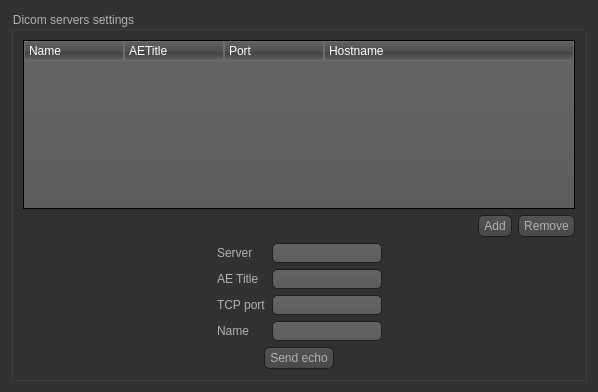
<?xml version="1.0" encoding="UTF-8"?>
<ui version="4.0">
 <class>QtDcmServersDicomSettingsWidget</class>
 <widget class="QWidget" name="QtDcmServersDicomSettingsWidget">
  <property name="geometry">
   <rect>
    <x>0</x>
    <y>0</y>
    <width>598</width>
    <height>392</height>
   </rect>
  </property>
  <property name="windowTitle">
   <string>Form</string>
  </property>
  <property name="styleSheet">
   <string notr="true">* {
	font: 10pt &quot;Lucida Sans&quot;;
}

QToolTip
{
     border: 1px solid black;
     background-color: #ffa02f;
     padding: 1px;
     border-radius: 3px;
     opacity: 100;
}

QWidget
{
    color: #b1b1b1;
    background-color: #323232;
}

QWidget:item:hover
{
    background-color: QLinearGradient( x1: 0, y1: 0, x2: 0, y2: 1, stop: 0 #ffa02f, stop: 1 #ca0619);
    color: #000000;
}

QWidget:item:selected
{
    background-color: QLinearGradient( x1: 0, y1: 0, x2: 0, y2: 1, stop: 0 #ffa02f, stop: 1 #d7801a);
}

QMenuBar::item
{
    background: transparent;
}

QMenuBar::item:selected
{
    background: transparent;
    border: 1px solid #ffaa00;
}

QMenuBar::item:pressed
{
    background: #444;
    border: 1px solid #000;
    background-color: QLinearGradient(
        x1:0, y1:0,
        x2:0, y2:1,
        stop:1 #212121,
        stop:0.4 #343434/*,
        stop:0.2 #343434,
        stop:0.1 #ffaa00*/
    );
    margin-bottom:-1px;
    padding-bottom:1px;
}

QMenu
{
    border: 1px solid #000;
}

QMenu::item
{
    padding: 2px 20px 2px 20px;
}

QMenu::item:selected
{
    color: #000000;
}

QWidget:disabled
{
    color: #404040;
    background-color: #323232;
}

QAbstractItemView
{
    background-color: QLinearGradient( x1: 0, y1: 0, x2: 0, y2: 1, stop: 0 #4d4d4d, stop: 0.1 #646464, stop: 1 #5d5d5d);
}

QWidget:focus
{
    /*border: 2px solid QLinearGradient( x1: 0, y1: 0, x2: 0, y2: 1, stop: 0 #ffa02f, stop: 1 #d7801a);*/
}

QLineEdit
{
    background-color: QLinearGradient( x1: 0, y1: 0, x2: 0, y2: 1, stop: 0 #4d4d4d, stop: 0 #646464, stop: 1 #5d5d5d);
    padding: 1px;
    border-style: solid;
    border: 1px solid #1e1e1e;
    border-radius: 5;
}

QPushButton
{
    color: #b1b1b1;
    background-color: QLinearGradient( x1: 0, y1: 0, x2: 0, y2: 1, stop: 0 #565656, stop: 0.1 #525252, stop: 0.5 #4e4e4e, stop: 0.9 #4a4a4a, stop: 1 #464646);
    border-width: 1px;
    border-color: #1e1e1e;
    border-style: solid;
    border-radius: 6;
    padding: 3px;
    font-size: 12px;
    padding-left: 5px;
    padding-right: 5px;
}

QPushButton:pressed
{
    background-color: QLinearGradient( x1: 0, y1: 0, x2: 0, y2: 1, stop: 0 #2d2d2d, stop: 0.1 #2b2b2b, stop: 0.5 #292929, stop: 0.9 #282828, stop: 1 #252525);
}

QComboBox
{
    selection-background-color: #ffaa00;
    background-color: QLinearGradient( x1: 0, y1: 0, x2: 0, y2: 1, stop: 0 #565656, stop: 0.1 #525252, stop: 0.5 #4e4e4e, stop: 0.9 #4a4a4a, stop: 1 #464646);
    border-style: solid;
    border: 1px solid #1e1e1e;
    border-radius: 5;
}

QComboBox:hover,QPushButton:hover
{
    border: 2px solid QLinearGradient( x1: 0, y1: 0, x2: 0, y2: 1, stop: 0 #ffa02f, stop: 1 #d7801a);
}


QComboBox:on
{
    padding-top: 3px;
    padding-left: 4px;
    background-color: QLinearGradient( x1: 0, y1: 0, x2: 0, y2: 1, stop: 0 #2d2d2d, stop: 0.1 #2b2b2b, stop: 0.5 #292929, stop: 0.9 #282828, stop: 1 #252525);
    selection-background-color: #ffaa00;
}

QComboBox QAbstractItemView
{
    border: 2px solid darkgray;
    selection-background-color: QLinearGradient( x1: 0, y1: 0, x2: 0, y2: 1, stop: 0 #ffa02f, stop: 1 #d7801a);
}

QComboBox::drop-down
{
     subcontrol-origin: padding;
     subcontrol-position: top right;
     width: 15px;

     border-left-width: 0px;
     border-left-color: darkgray;
     border-left-style: solid; /* just a single line */
     border-top-right-radius: 3px; /* same radius as the QComboBox */
     border-bottom-right-radius: 3px;
 }

QComboBox::down-arrow
{
     image: url(:/down_arrow.png);
}

QGroupBox:focus
{
border: 2px solid QLinearGradient( x1: 0, y1: 0, x2: 0, y2: 1, stop: 0 #ffa02f, stop: 1 #d7801a);
}

QTextEdit:focus
{
    border: 2px solid QLinearGradient( x1: 0, y1: 0, x2: 0, y2: 1, stop: 0 #ffa02f, stop: 1 #d7801a);
}

QScrollBar:horizontal {
     border: 1px solid #222222;
     background: QLinearGradient( x1: 0, y1: 0, x2: 0, y2: 1, stop: 0.0 #121212, stop: 0.2 #282828, stop: 1 #484848);
     height: 7px;
     margin: 0px 16px 0 16px;
}

QScrollBar::handle:horizontal
{
      background: QLinearGradient( x1: 0, y1: 0, x2: 1, y2: 0, stop: 0 #ffa02f, stop: 0.5 #d7801a, stop: 1 #ffa02f);
      min-height: 20px;
      border-radius: 2px;
}

QScrollBar::add-line:horizontal {
      border: 1px solid #1b1b19;
      border-radius: 2px;
      background: QLinearGradient( x1: 0, y1: 0, x2: 1, y2: 0, stop: 0 #ffa02f, stop: 1 #d7801a);
      width: 14px;
      subcontrol-position: right;
      subcontrol-origin: margin;
}

QScrollBar::sub-line:horizontal {
      border: 1px solid #1b1b19;
      border-radius: 2px;
      background: QLinearGradient( x1: 0, y1: 0, x2: 1, y2: 0, stop: 0 #ffa02f, stop: 1 #d7801a);
      width: 14px;
     subcontrol-position: left;
     subcontrol-origin: margin;
}

QScrollBar::right-arrow:horizontal, QScrollBar::left-arrow:horizontal
{
      border: 1px solid black;
      width: 1px;
      height: 1px;
      background: white;
}

QScrollBar::add-page:horizontal, QScrollBar::sub-page:horizontal
{
      background: none;
}

QScrollBar:vertical
{
      background: QLinearGradient( x1: 0, y1: 0, x2: 1, y2: 0, stop: 0.0 #121212, stop: 0.2 #282828, stop: 1 #484848);
      width: 7px;
      margin: 16px 0 16px 0;
      border: 1px solid #222222;
}

QScrollBar::handle:vertical
{
      background: QLinearGradient( x1: 0, y1: 0, x2: 0, y2: 1, stop: 0 #ffa02f, stop: 0.5 #d7801a, stop: 1 #ffa02f);
      min-height: 20px;
      border-radius: 2px;
}

QScrollBar::add-line:vertical
{
      border: 1px solid #1b1b19;
      border-radius: 2px;
      background: QLinearGradient( x1: 0, y1: 0, x2: 0, y2: 1, stop: 0 #ffa02f, stop: 1 #d7801a);
      height: 14px;
      subcontrol-position: bottom;
      subcontrol-origin: margin;
}

QScrollBar::sub-line:vertical
{
      border: 1px solid #1b1b19;
      border-radius: 2px;
      background: QLinearGradient( x1: 0, y1: 0, x2: 0, y2: 1, stop: 0 #d7801a, stop: 1 #ffa02f);
      height: 14px;
      subcontrol-position: top;
      subcontrol-origin: margin;
}

QScrollBar::up-arrow:vertical, QScrollBar::down-arrow:vertical
{
      border: 1px solid black;
      width: 1px;
      height: 1px;
      background: white;
}


QScrollBar::add-page:vertical, QScrollBar::sub-page:vertical
{
      background: none;
}

QTextEdit
{
    background-color: #242424;
}

QPlainTextEdit
{
    background-color: #242424;
}

QHeaderView::section
{
    background-color: QLinearGradient(x1:0, y1:0, x2:0, y2:1, stop:0 #616161, stop: 0.5 #505050, stop: 0.6 #434343, stop:1 #656565);
    color: white;
    padding-left: 4px;
    border: 1px solid #6c6c6c;
}

QCheckBox:disabled
{
color: #414141;
}

QDockWidget::title
{
    text-align: center;
    spacing: 3px; /* spacing between items in the tool bar */
    background-color: QLinearGradient(x1:0, y1:0, x2:0, y2:1, stop:0 #323232, stop: 0.5 #242424, stop:1 #323232);
}

QDockWidget::close-button, QDockWidget::float-button
{
    text-align: center;
    spacing: 1px; /* spacing between items in the tool bar */
    background-color: QLinearGradient(x1:0, y1:0, x2:0, y2:1, stop:0 #323232, stop: 0.5 #242424, stop:1 #323232);
}

QDockWidget::close-button:hover, QDockWidget::float-button:hover
{
    background: #242424;
}

QDockWidget::close-button:pressed, QDockWidget::float-button:pressed
{
    padding: 1px -1px -1px 1px;
}

QMainWindow::separator
{
    background-color: QLinearGradient(x1:0, y1:0, x2:0, y2:1, stop:0 #161616, stop: 0.5 #151515, stop: 0.6 #212121, stop:1 #343434);
    color: white;
    padding-left: 4px;
    border: 1px solid #4c4c4c;
    spacing: 3px; /* spacing between items in the tool bar */
}

QMainWindow::separator:hover
{

    background-color: QLinearGradient(x1:0, y1:0, x2:0, y2:1, stop:0 #d7801a, stop:0.5 #b56c17 stop:1 #ffa02f);
    color: white;
    padding-left: 4px;
    border: 1px solid #6c6c6c;
    spacing: 3px; /* spacing between items in the tool bar */
}

QToolBar::handle
{
     spacing: 3px; /* spacing between items in the tool bar */
     background: url(:/images/handle.png);
}

QMenu::separator
{
    height: 2px;
    background-color: QLinearGradient(x1:0, y1:0, x2:0, y2:1, stop:0 #161616, stop: 0.5 #151515, stop: 0.6 #212121, stop:1 #343434);
    color: white;
    padding-left: 4px;
    margin-left: 10px;
    margin-right: 5px;
}

QProgressBar
{
    border: 2px solid grey;
    border-radius: 5px;
    text-align: center;
}

QProgressBar::chunk
{
    background-color: #d7801a;
    width: 2.15px;
    margin: 0.5px;
}

QTabBar::tab {
    color: #b1b1b1;
    border: 1px solid #444;
    border-bottom-style: none;
    background-color: #323232;
    padding-left: 10px;
    padding-right: 10px;
    padding-top: 3px;
    padding-bottom: 2px;
    margin-right: -1px;
}

QTabWidget::pane {
    border: 1px solid #444;
    top: 1px;
}

QTabBar::tab:last
{
    margin-right: 0; /* the last selected tab has nothing to overlap with on the right */
    border-top-right-radius: 3px;
}

QTabBar::tab:first:!selected
{
 margin-left: 0px; /* the last selected tab has nothing to overlap with on the right */


    border-top-left-radius: 3px;
}

QTabBar::tab:!selected
{
    color: #b1b1b1;
    border-bottom-style: solid;
    margin-top: 3px;
    background-color: QLinearGradient(x1:0, y1:0, x2:0, y2:1, stop:1 #212121, stop:.4 #343434);
}

QTabBar::tab:selected
{
    border-top-left-radius: 3px;
    border-top-right-radius: 3px;
    margin-bottom: 0px;
}

QTabBar::tab:!selected:hover
{
    /*border-top: 2px solid #ffaa00;
    padding-bottom: 3px;*/
    border-top-left-radius: 3px;
    border-top-right-radius: 3px;
    background-color: QLinearGradient(x1:0, y1:0, x2:0, y2:1, stop:1 #212121, stop:0.4 #343434, stop:0.2 #343434, stop:0.1 #ffaa00);
}

QRadioButton::indicator:checked, QRadioButton::indicator:unchecked{
    color: #b1b1b1;
    background-color: #323232;
    border: 1px solid #b1b1b1;
    border-radius: 6px;
}

QRadioButton::indicator:checked
{
    background-color: qradialgradient(
        cx: 0.5, cy: 0.5,
        fx: 0.5, fy: 0.5,
        radius: 1.0,
        stop: 0.25 #ffaa00,
        stop: 0.3 #323232
    );
}

QCheckBox::indicator{
    color: #b1b1b1;
    background-color: #323232;
    border: 1px solid #b1b1b1;
    width: 9px;
    height: 9px;
}

QRadioButton::indicator
{
    border-radius: 6px;
}

QRadioButton::indicator:hover, QCheckBox::indicator:hover
{
    border: 1px solid #ffaa00;
}

QCheckBox::indicator:checked
{
    image:url(:/images/checkbox.png);
}

QCheckBox::indicator:disabled, QRadioButton::indicator:disabled
{
    border: 1px solid #444;
}</string>
  </property>
  <layout class="QGridLayout" name="gridLayout">
   <item row="0" column="0">
    <widget class="QGroupBox" name="groupBox_3">
     <property name="title">
      <string>Dicom servers settings</string>
     </property>
     <layout class="QGridLayout" name="gridLayout_5">
      <item row="0" column="0">
       <widget class="QTreeWidget" name="treeWidget">
        <property name="expandsOnDoubleClick">
         <bool>true</bool>
        </property>
        <property name="columnCount">
         <number>4</number>
        </property>
        <attribute name="headerCascadingSectionResizes">
         <bool>false</bool>
        </attribute>
        <attribute name="headerHighlightSections">
         <bool>true</bool>
        </attribute>
        <column>
         <property name="text">
          <string>Name</string>
         </property>
        </column>
        <column>
         <property name="text">
          <string>AETitle</string>
         </property>
        </column>
        <column>
         <property name="text">
          <string>Port</string>
         </property>
        </column>
        <column>
         <property name="text">
          <string>Hostname</string>
         </property>
        </column>
       </widget>
      </item>
      <item row="1" column="0">
       <layout class="QHBoxLayout" name="horizontalLayout_4">
        <item>
         <spacer name="horizontalSpacer_2">
          <property name="orientation">
           <enum>Qt::Horizontal</enum>
          </property>
          <property name="sizeHint" stdset="0">
           <size>
            <width>40</width>
            <height>20</height>
           </size>
          </property>
         </spacer>
        </item>
        <item>
         <widget class="QPushButton" name="addButton">
          <property name="toolTip">
           <string>Add a new PACS server</string>
          </property>
          <property name="text">
           <string>Add</string>
          </property>
         </widget>
        </item>
        <item>
         <widget class="QPushButton" name="removeButton">
          <property name="toolTip">
           <string>Remove selected PACS server</string>
          </property>
          <property name="text">
           <string>Remove</string>
          </property>
         </widget>
        </item>
       </layout>
      </item>
      <item row="2" column="0">
       <layout class="QHBoxLayout" name="horizontalLayout_5">
        <item>
         <spacer name="horizontalSpacer_5">
          <property name="orientation">
           <enum>Qt::Horizontal</enum>
          </property>
          <property name="sizeHint" stdset="0">
           <size>
            <width>40</width>
            <height>20</height>
           </size>
          </property>
         </spacer>
        </item>
        <item>
         <layout class="QVBoxLayout" name="verticalLayout_2">
          <item>
           <widget class="QLabel" name="label_4">
            <property name="sizePolicy">
             <sizepolicy hsizetype="Fixed" vsizetype="Preferred">
              <horstretch>0</horstretch>
              <verstretch>0</verstretch>
             </sizepolicy>
            </property>
            <property name="text">
             <string>Server</string>
            </property>
           </widget>
          </item>
          <item>
           <widget class="QLabel" name="label_5">
            <property name="sizePolicy">
             <sizepolicy hsizetype="Fixed" vsizetype="Preferred">
              <horstretch>0</horstretch>
              <verstretch>0</verstretch>
             </sizepolicy>
            </property>
            <property name="text">
             <string>AE Title</string>
            </property>
           </widget>
          </item>
          <item>
           <widget class="QLabel" name="label_6">
            <property name="sizePolicy">
             <sizepolicy hsizetype="Fixed" vsizetype="Preferred">
              <horstretch>0</horstretch>
              <verstretch>0</verstretch>
             </sizepolicy>
            </property>
            <property name="text">
             <string>TCP port</string>
            </property>
           </widget>
          </item>
          <item>
           <widget class="QLabel" name="label_7">
            <property name="sizePolicy">
             <sizepolicy hsizetype="Fixed" vsizetype="Preferred">
              <horstretch>0</horstretch>
              <verstretch>0</verstretch>
             </sizepolicy>
            </property>
            <property name="text">
             <string>Name</string>
            </property>
           </widget>
          </item>
         </layout>
        </item>
        <item>
         <layout class="QVBoxLayout" name="verticalLayout">
          <item>
           <widget class="QLineEdit" name="serverHostnameEdit">
            <property name="sizePolicy">
             <sizepolicy hsizetype="Fixed" vsizetype="Fixed">
              <horstretch>0</horstretch>
              <verstretch>0</verstretch>
             </sizepolicy>
            </property>
            <property name="toolTip">
             <string>PACS Server IP address (or hostname) </string>
            </property>
           </widget>
          </item>
          <item>
           <widget class="QLineEdit" name="serverAetitleEdit">
            <property name="sizePolicy">
             <sizepolicy hsizetype="Fixed" vsizetype="Fixed">
              <horstretch>0</horstretch>
              <verstretch>0</verstretch>
             </sizepolicy>
            </property>
            <property name="toolTip">
             <string>PACS Server Application Entity Title</string>
            </property>
           </widget>
          </item>
          <item>
           <widget class="QLineEdit" name="serverPortEdit">
            <property name="sizePolicy">
             <sizepolicy hsizetype="Fixed" vsizetype="Fixed">
              <horstretch>0</horstretch>
              <verstretch>0</verstretch>
             </sizepolicy>
            </property>
            <property name="toolTip">
             <string>PACS Server TCP port</string>
            </property>
           </widget>
          </item>
          <item>
           <widget class="QLineEdit" name="serverNameEdit">
            <property name="sizePolicy">
             <sizepolicy hsizetype="Fixed" vsizetype="Fixed">
              <horstretch>0</horstretch>
              <verstretch>0</verstretch>
             </sizepolicy>
            </property>
            <property name="toolTip">
             <string>Name this PACS Server</string>
            </property>
           </widget>
          </item>
         </layout>
        </item>
        <item>
         <spacer name="horizontalSpacer_6">
          <property name="orientation">
           <enum>Qt::Horizontal</enum>
          </property>
          <property name="sizeHint" stdset="0">
           <size>
            <width>40</width>
            <height>20</height>
           </size>
          </property>
         </spacer>
        </item>
       </layout>
      </item>
      <item row="3" column="0">
       <layout class="QHBoxLayout" name="horizontalLayout_6">
        <item>
         <spacer name="horizontalSpacer_4">
          <property name="orientation">
           <enum>Qt::Horizontal</enum>
          </property>
          <property name="sizeHint" stdset="0">
           <size>
            <width>40</width>
            <height>20</height>
           </size>
          </property>
         </spacer>
        </item>
        <item>
         <widget class="QPushButton" name="echoButton">
          <property name="toolTip">
           <string>Send an echo request to the selected server</string>
          </property>
          <property name="text">
           <string>Send echo</string>
          </property>
          <property name="icon">
           <iconset resource="../Resources/qtdcm.qrc">
            <normaloff>:/Images/echo.png</normaloff>:/Images/echo.png</iconset>
          </property>
         </widget>
        </item>
        <item>
         <spacer name="horizontalSpacer_3">
          <property name="orientation">
           <enum>Qt::Horizontal</enum>
          </property>
          <property name="sizeHint" stdset="0">
           <size>
            <width>40</width>
            <height>20</height>
           </size>
          </property>
         </spacer>
        </item>
       </layout>
      </item>
     </layout>
    </widget>
   </item>
  </layout>
 </widget>
 <resources>
  <include location="../Resources/qtdcm.qrc"/>
 </resources>
 <connections/>
</ui>
